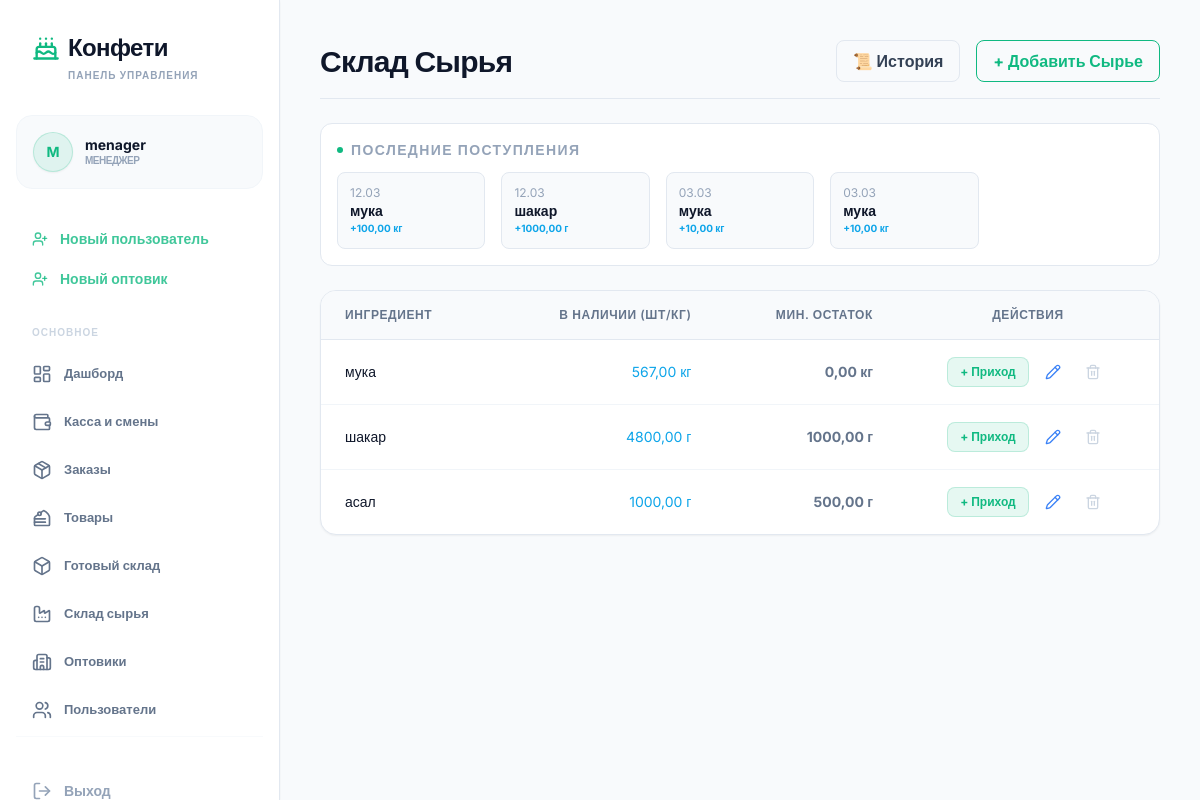
Screenshot of /manager/ingredients/ (signed in) with the database file from the repository.
### core/models.py (models this page shows, shortened)
class User(AbstractUser):
    ROLE_CHOICES = (
        ('admin', 'Администратор'),
        ('manager', 'Менеджер'),
        ('worker', 'Рабочий'),
        ('wholesaler', 'Оптовик'),
    )
    role = models.CharField(max_length=20, choices=ROLE_CHOICES, default='worker', verbose_name='Роль')
    custom_role = models.ForeignKey(CustomRole, on_delete=models.SET_NULL, null=True, blank=True, verbose_name='Индивидуальная роль')
    created_by = models.ForeignKey('self', on_delete=models.SET_NULL, null=True, blank=True, verbose_name='Создан пользователем')
    class Meta:
        verbose_name = 'Пользователь'
        verbose_name_plural = 'Пользователи'

class IngredientArrival(models.Model):
    ingredient = models.ForeignKey(Ingredient, on_delete=models.CASCADE, related_name='arrivals', verbose_name='Ингредиент')
    quantity = models.DecimalField(max_digits=12, decimal_places=2, verbose_name='Количество (приход)')
    remaining_quantity = models.DecimalField(max_digits=12, decimal_places=2, verbose_name='Остаток в партии')
    price = models.DecimalField(max_digits=12, decimal_places=2, default=0, verbose_name='Цена за единицу (₸)')
    timestamp = models.DateTimeField(auto_now_add=True, verbose_name='Дата прихода')
    class Meta:
        verbose_name = 'Приход ингредиента'
        verbose_name_plural = 'Приходы ингредиентов'
        ordering = ['timestamp']

class Ingredient(models.Model):
    UNIT_CHOICES = [
        ('kg', 'кг'),
        ('g', 'г'),
        ('pcs', 'шт'),
        ('l', 'л'),
    ]
    name = models.CharField(max_length=200, verbose_name='Название')
    unit = models.CharField(max_length=10, choices=UNIT_CHOICES, verbose_name='Единица измерения')
    quantity = models.DecimalField(max_digits=12, decimal_places=2, default=0, verbose_name='Количество на складе')
    min_stock = models.DecimalField(max_digits=12, decimal_places=2, default=0, verbose_name='Мин. остаток')
    class Meta:
        verbose_name = 'Ингредиент'
        verbose_name_plural = 'Ингредиенты'

### core/views.py (the view)
# urls.py: path('manager/ingredients/', views.manager_ingredients, name='manager_ingredients'),
@login_required
def manager_ingredients(request):
    if request.user.role not in ['admin', 'manager']:
        return redirect('role_redirect')
    ingredients = Ingredient.objects.all()
    latest_arrivals = IngredientArrival.objects.all().order_by('-timestamp')[:5]
    return render(request, 'manager_ingredients.html', {
        'ingredients': ingredients,
        'latest_arrivals': latest_arrivals
    })

### core/templates/manager_ingredients.html
{% extends 'base.html' %}
{% block content %}
<div class="space-y-6 max-w-7xl mx-auto">
    <div class="flex items-center justify-between border-b border-slate-200 pb-4">
        <h2 class="text-3xl font-bold tracking-tight">Склад Сырья</h2>
        <div class="flex gap-4">
            <a href="{% url 'ingredient_arrival_history' %}"
                class="px-4 py-2 bg-slate-50 text-slate-700 border border-slate-200 rounded-lg hover:bg-slate-100 transition-colors font-bold">
                📜 История
            </a>
            <a href="{% url 'create_ingredient' %}"
                class="px-4 py-2 border border-accent text-accent rounded-lg hover:bg-accent/5 transition-colors font-bold">
                + Добавить Сырье
            </a>
        </div>
    </div>
    {% if latest_arrivals %}
    <div class="bg-white border border-slate-200 rounded-xl p-4 mt-6">
        <h3 class="text-sm font-bold uppercase tracking-widest text-slate-400 mb-3 flex items-center gap-2">
            <span class="w-1.5 h-1.5 rounded-full bg-accent"></span>
            Последние поступления
        </h3>
        <div class="grid grid-cols-1 md:grid-cols-5 gap-4">
            {% for arrival in latest_arrivals %}
            <div class="bg-slate-50 border border-slate-200 rounded-lg p-3">
                <div class="text-xs text-slate-400">{{ arrival.timestamp|date:"d.m" }}</div>
                <div class="font-bold text-sm truncate text-slate-900">{{ arrival.ingredient.name }}</div>
                <div class="text-brandgreen font-bold text-[10px]">
                    +{{ arrival.quantity }} {{ arrival.ingredient.get_unit_display }}
                </div>
            </div>
            {% endfor %}
        </div>
    </div>
    {% endif %}
    <div class="bg-white border border-slate-200 rounded-2xl shadow-sm overflow-hidden mt-8">
        <div class="overflow-x-auto w-full">
            <table class="w-full text-left whitespace-nowrap min-w-max">
                <thead>
                    <tr class="border-b border-slate-200 bg-slate-50 text-xs uppercase tracking-wider text-slate-500">
                        <th class="px-6 py-4 font-semibold">Ингредиент</th>
                        <th class="px-6 py-4 font-semibold text-right">В наличии (шт/кг)</th>
                        <th class="px-6 py-4 font-semibold text-right">Мин. остаток</th>
                        <th class="px-6 py-4 font-semibold text-center">Действия</th>
                    </tr>
                </thead>
                <tbody class="divide-y divide-slate-100 text-sm">
                    {% for i in ingredients %}
                    <tr class="hover:bg-slate-50 transition-colors">
                        <td class="px-6 py-4 font-medium text-slate-900">{{ i.name }}</td>
                        <td
                            class="px-6 py-4 text-right {% if i.quantity <= i.min_stock %}text-brandred font-extrabold animate-pulse{% else %}text-brandgreen{% endif %}">
                            {{ i.quantity }} {{ i.get_unit_display }}
                        </td>
                        <td class="px-6 py-4 text-right text-slate-500 font-bold">{{ i.min_stock }} {{ i.get_unit_display }}
                        </td>
                        <td class="px-6 py-4 text-center">
                            <div class="flex items-center justify-center gap-2">
                                <a href="{% url 'add_ingredient_stock' i.id %}"
                                    class="px-3 py-1.5 bg-accent/10 text-accent border border-accent/20 rounded-lg hover:bg-accent hover:text-white transition-all text-xs font-bold">
                                    + Приход
                                </a>
                                <a href="{% url 'edit_ingredient' i.id %}" class="p-2 text-blue-500 hover:bg-blue-50 rounded-lg transition-colors" title="Редактировать">
                                    <i data-lucide="pencil" class="w-4 h-4"></i>
                                </a>
                                {% if i.quantity <= 0 %}
                                <a href="{% url 'delete_ingredient' i.id %}" class="p-2 text-red-500 hover:bg-red-50 rounded-lg transition-colors" title="Удалить">
                                    <i data-lucide="trash-2" class="w-4 h-4"></i>
                                </a>
                                {% else %}
                                <span class="p-2 text-slate-300 cursor-not-allowed" title="Нельзя удалить — на складе ещё {{ i.quantity }} {{ i.get_unit_display }}">
                                    <i data-lucide="trash-2" class="w-4 h-4"></i>
                                </span>
                                {% endif %}
                            </div>
                        </td>
                    </tr>
                    {% empty %}
                    <tr>
                        <td colspan="4" class="px-6 py-8 text-center text-slate-400 italic">Сырье пока нет</td>
                    </tr>
                    {% endfor %}
                </tbody>
            </table>
        </div>
    </div>
</div>
{% endblock %}

### core/templates/base.html (shortened to what this page needs)
<!DOCTYPE html>
<html lang="ru">
<head>
<script src="https://cdn.tailwindcss.com"></script>
</head>
<body class="flex h-screen overflow-hidden text-textmain antialiased bg-bgmain">
<aside id="sidebar" class="w-[280px] bg-sidebar hidden lg:flex flex-col h-full shrink-0 border-r border-cardborder shadow-sm transition-all duration-300">
<div class="p-8">
<h1 class="text-2xl font-black tracking-tight flex items-center gap-2"><i data-lucide="cake" class="text-accent w-7 h-7"></i><span class="text-slate-900">Конфети</span></h1>
<p class="text-[10px] uppercase font-bold text-slate-400 mt-1 tracking-widest pl-9">Панель управления</p>
</div>
<nav class="flex-1 px-4 space-y-1 overflow-y-auto">
{% if user.is_authenticated %}
<div class="mb-8 px-4 py-4 bg-slate-50 rounded-2xl border border-slate-100 group transition-all">
<div class="flex items-center gap-3">
<div class="w-10 h-10 rounded-full bg-accent/10 flex items-center justify-center text-accent font-bold border border-accent/20 text-sm shadow-sm">{{ user.username|first|upper }}</div>
<div class="flex-1 min-w-0">
<p class="text-sm font-bold truncate text-slate-900 leading-tight">{% if user.first_name %}{{ user.first_name }} {{ user.last_name }}{% else %}{{ user.username }}{% endif %}</p>
<p class="text-[10px] font-bold text-slate-400 uppercase tracking-tighter">{% if user.role == "admin" %}Администратор{% elif user.role == "manager" %}Менеджер{% elif user.role == "worker" %}Рабочий{% elif user.role == "wholesaler" %}Оптовик{% else %}{{ user.role }}{% endif %}</p>
</div>
</div>
</div>
{% if user.role == "admin" or user.role == "manager" %}
{% if not user.custom_role or user.custom_role.can_view_users %}
<a href="{% url 'create_worker' %}" class="flex items-center gap-3 px-4 py-2 text-accent/80 hover:text-accent font-bold transition-all group"><i data-lucide="user-plus" class="w-4 h-4"></i><span class="text-sm">Новый пользователь</span></a>
{% endif %}
{% if not user.custom_role or user.custom_role.can_view_wholesalers %}
<a href="{% url 'create_wholesaler' %}" class="flex items-center gap-3 px-4 py-2 text-accent/80 hover:text-accent font-bold transition-all group"><i data-lucide="user-plus" class="w-4 h-4"></i><span class="text-sm">Новый оптовик</span></a>
{% endif %}
<div class="pt-6 pb-2 px-4">
<p class="text-[10px] uppercase font-bold text-slate-300 tracking-widest">Основное</p>
</div>
<a href="{% url 'manager_dashboard' %}" class="flex items-center gap-3 px-4 py-3 rounded-xl text-slate-500 hover:bg-slate-50 transition-all group {% if 'dashboard' in request.path %}active-nav-item shadow-sm{% endif %}"><i data-lucide="layout-dashboard" class="w-5 h-5"></i><span class="text-[13px] font-bold">Дашборд</span></a>
{% if not user.custom_role or user.custom_role.can_view_cash %}
<a href="{% url 'cash_history' %}" class="flex items-center gap-3 px-4 py-3 rounded-xl text-slate-500 hover:bg-slate-50 transition-all group"><i data-lucide="wallet" class="w-5 h-5"></i><span class="text-[13px] font-bold">Касса и смены</span></a>
{% endif %}
{% if not user.custom_role or user.custom_role.can_view_orders %}
<a href="{% url 'manager_orders' %}" class="flex items-center gap-3 px-4 py-3 rounded-xl text-slate-500 hover:bg-slate-50 transition-all group"><i data-lucide="package" class="w-5 h-5"></i><span class="text-[13px] font-bold">Заказы</span></a>
{% endif %}
{% if not user.custom_role or user.custom_role.can_view_products %}
<a href="{% url 'manager_products' %}" class="flex items-center gap-3 px-4 py-3 rounded-xl text-slate-500 hover:bg-slate-50 transition-all group"><i data-lucide="cake-slice" class="w-5 h-5"></i><span class="text-[13px] font-bold">Товары</span></a>
{% endif %}
{% if not user.custom_role or user.custom_role.can_view_ready_stock %}
<a href="{% url 'manager_ready_stock' %}" class="flex items-center gap-3 px-4 py-3 rounded-xl text-slate-500 hover:bg-slate-50 transition-all group {% if request.path == '/manager/ready-stock/' %}bg-slate-50 font-bold{% endif %}"><i data-lucide="box" class="w-5 h-5"></i><span class="text-[13px] font-bold">Готовый склад</span></a>
{% endif %}
{% if not user.custom_role or user.custom_role.can_view_ingredients %}
<a href="{% url 'manager_ingredients' %}" class="flex items-center gap-3 px-4 py-3 rounded-xl text-slate-500 hover:bg-slate-50 transition-all group"><i data-lucide="factory" class="w-5 h-5"></i><span class="text-[13px] font-bold">Склад сырья</span></a>
{% endif %}
{% if not user.custom_role or user.custom_role.can_view_wholesalers %}
<a href="{% url 'manager_wholesalers' %}" class="flex items-center gap-3 px-4 py-3 rounded-xl text-slate-500 hover:bg-slate-50 transition-all group {% if request.path == '/manager/wholesalers/' %}bg-slate-50 font-bold{% endif %}"><i data-lucide="building-2" class="w-5 h-5"></i><span class="text-[13px] font-bold">Оптовики</span></a>
{% endif %}
{% if not user.custom_role or user.custom_role.can_view_users or user.custom_role.can_view_workers or user.custom_role.can_view_staff %}
<a href="{% url 'manager_workers' %}" class="flex items-center gap-3 px-4 py-3 rounded-xl text-slate-500 hover:bg-slate-50 transition-all group {% if request.path == '/manager/workers/' %}bg-slate-50 font-bold{% endif %}"><i data-lucide="users" class="w-5 h-5"></i>
<span class="text-[13px] font-bold">
{% if not user.custom_role or user.custom_role.can_view_users %}
Пользователи
{% elif user.custom_role.can_view_workers and not user.custom_role.can_view_staff %}
Рабочие
{% elif user.custom_role.can_view_staff %}
Сотрудники
{% else %}
Пользователи
{% endif %}
</span>
</a>
{% endif %}
{% endif %}
<div class="mt-auto pt-8 border-t border-slate-50">
<form action="{% url 'logout' %}" method="post">
<button type="submit" class="w-full flex items-center gap-3 px-4 py-3 rounded-xl text-slate-400 hover:text-slate-900 transition-all group"><i data-lucide="log-out" class="w-5 h-5"></i><span class="text-sm font-bold">Выход</span></button>
</form>
</div>
{% else %}
<a href="{% url 'login' %}" class="flex items-center gap-3 px-4 py-3 rounded-xl text-accent hover:bg-accent/5 font-bold"><i data-lucide="log-in" class="w-5 h-5"></i><span class="text-sm">Войти</span></a>
{% endif %}
</nav>
</aside>
<main class="flex-1 flex flex-col h-full w-full overflow-hidden">
<div id="mainScrollArea" class="flex-1 p-6 md:p-10 w-full max-w-[1400px] mx-auto overflow-y-auto">
{% block content %}{% endblock %}
</div>
</main>
</body>
</html>

### core/templates/base.html (style rules this page uses)
body { background-color: #f8fafc; color: #0f172a; font-family: 'Inter', sans-serif; }

### rows the page displays
User: username|first "M", username "menager"
IngredientArrival: timestamp "12.03", ingredient.name "мука", quantity "100,00", ingredient.unit "кг"
IngredientArrival: timestamp "12.03", ingredient.name "шакар", quantity "1000,00", ingredient.unit "г"
IngredientArrival: timestamp "03.03", ingredient.name "мука", quantity "10,00", ingredient.unit "кг"
IngredientArrival: timestamp "03.03", ingredient.name "мука", quantity "10,00", ingredient.unit "кг"
Ingredient: name "мука", quantity "567,00", unit "кг", min_stock "0,00"
Ingredient: name "шакар", quantity "4800,00", unit "г", min_stock "1000,00"
Ingredient: name "асал", quantity "1000,00", unit "г", min_stock "500,00"
